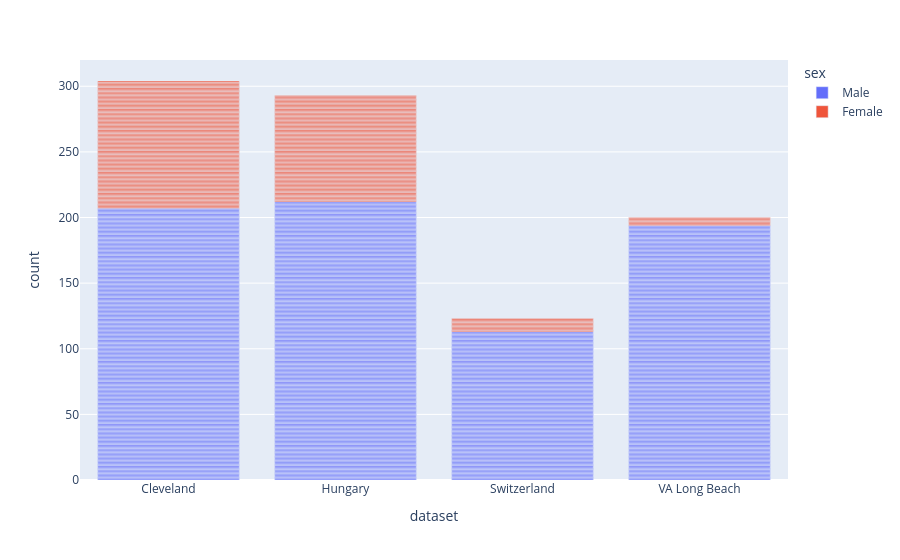

Here is the notebook cell this chart was saved with:
### Code cell
# Bar Plot of Dataset Column based on Sex Column
fig = px.bar(df, x='dataset', color='sex')
fig.show()

# Print the Value Counts of Dataset Column grouped by Sex
print(df.groupby('sex')['dataset'].value_counts())

### Figure 1 — Plotly figure (JSON) as saved in the notebook; plotly's stock layout.template omitted (floating-point values rounded to 4 significant figures; data arrays with more than 128 entries replaced by an {"elided": "..."} marker saying what was removed)
{"data": [{"hovertemplate": "sex=Male<br>dataset=%{x}<br>count=%{y}<extra></extra>", "legendgroup": "Male", "marker": {"color": "#636efa", "pattern": {"shape": ""}}, "name": "Male", "orientation": "v", "showlegend": true, "textposition": "auto", "type": "bar", "x": {"elided": "726 str values"}, "xaxis": "x", "y": {"elided": "726 int values"}, "yaxis": "y"}, {"hovertemplate": "sex=Female<br>dataset=%{x}<br>count=%{y}<extra></extra>", "legendgroup": "Female", "marker": {"color": "#EF553B", "pattern": {"shape": ""}}, "name": "Female", "orientation": "v", "showlegend": true, "textposition": "auto", "type": "bar", "x": {"elided": "194 str values"}, "xaxis": "x", "y": {"elided": "194 int values"}, "yaxis": "y"}], "layout": {"barmode": "relative", "legend": {"title": {"text": "sex"}, "tracegroupgap": 0}, "margin": {"t": 60}, "xaxis": {"anchor": "y", "domain": [0, 1], "title": {"text": "dataset"}}, "yaxis": {"anchor": "x", "domain": [0, 1], "title": {"text": "count"}}}}
